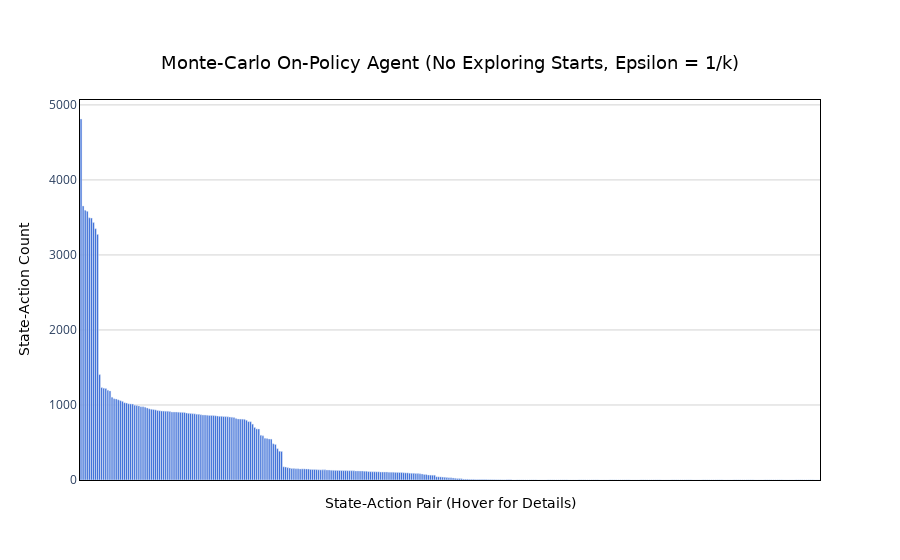

Source (notebook cell):
### Code cell
plot_state_action_counts(mcop_agent_2.n_counter, "Monte-Carlo On-Policy Agent (No Exploring Starts, Epsilon = 1/k)")

### Figure 1 — Plotly figure (JSON) as saved in the notebook; plotly's stock layout.template omitted (floating-point values rounded to 4 significant figures; data arrays with more than 128 entries replaced by an {"elided": "..."} marker saying what was removed)
{"data": [{"hoverinfo": "text", "hoverlabel": {"bgcolor": "rgba(60, 60, 60, 0.85)", "bordercolor": "rgba(60, 60, 60, 0.85)", "font": {"color": "white", "family": "DejaVu Sans, Arial, sans-serif"}}, "hovertext": {"elided": "358 str values"}, "marker": {"color": "#245cd4"}, "type": "bar", "x": {"elided": "358 str values"}, "y": {"elided": "358 int values"}}], "layout": {"plot_bgcolor": "white", "title": {"font": {"color": "black", "family": "DejaVu Sans, Arial, sans-serif", "size": 18}, "text": "Monte-Carlo On-Policy Agent (No Exploring Starts, Epsilon = 1/k)", "x": 0.5, "xanchor": "center", "y": 0.9, "yanchor": "top"}, "xaxis": {"linecolor": "black", "linewidth": 1, "mirror": true, "showline": true, "tickmode": "array", "ticktext": [], "tickvals": [], "title": {"font": {"color": "black", "family": "DejaVu Sans, Arial, sans-serif", "size": 14}, "text": "State-Action Pair (Hover for Details)"}}, "yaxis": {"gridcolor": "lightgray", "gridwidth": 1, "linecolor": "black", "linewidth": 1, "mirror": true, "showgrid": true, "showline": true, "title": {"font": {"color": "black", "family": "DejaVu Sans, Arial, sans-serif", "size": 14}, "text": "State-Action Count"}}}}
